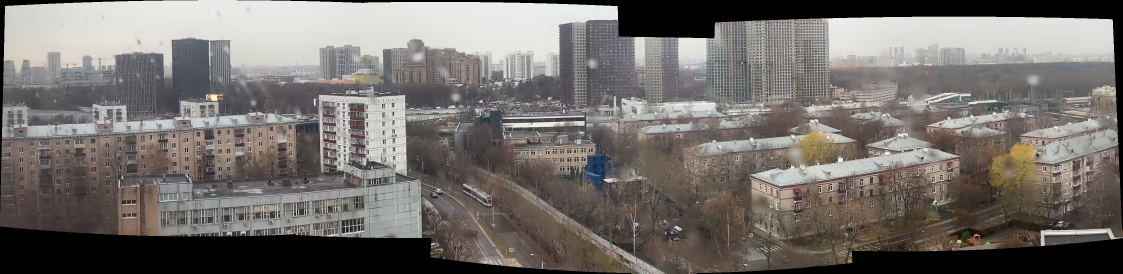
#> input picture stitched_debug.png, 3367 x 820 px, given in place of 101, which was not available (shown at 1/3 size)
$ python multi_cam_stitch.py
#> lines starting #> are read from the running program, lines starting #| are printed output that depends on the picture; after the words box and inside, x2 and y2 are one past the last pixel; in counts of white or black regions, pixels touching at a corner belong together; pictures that were not available may be replaced by others from this repository, and a replacement may not be noted
import cv2
import numpy as np
import glob

CAMERA_SOURCES = [
    "rtsp://admin:kontour1@169.254.43.76:554/Streaming/Channels/101",
    "rtsp://127.0.0.1:8554/stream1",  # временно тот же, для примера
]
NUM_CAMERAS = len(CAMERA_SOURCES)
FRAME_SIZE = (480, 270)  # Размер каждого видео
FONT = cv2.FONT_HERSHEY_SIMPLEX

# Дисторсия — калибровка
def calibrate_camera(chessboard_dir, chessboard_size=(9,6), square_size=25):
    objp = np.zeros((chessboard_size[0]*chessboard_size[1],3), np.float32)
    objp[:,:2] = np.mgrid[0:chessboard_size[0],0:chessboard_size[1]].T.reshape(-1,2)*square_size
    obj_points, img_points = [], []
    images = glob.glob(chessboard_dir + '/*.jpg')
    for fname in images:
        img = cv2.imread(fname)
        gray = cv2.cvtColor(img, cv2.COLOR_BGR2GRAY)
        ret, corners = cv2.findChessboardCorners(gray, chessboard_size)
        if ret:
            obj_points.append(objp)
            img_points.append(corners)
    # Калибровка (если >= 3 изображений)
    if len(obj_points) < 3:
        print("Недостаточно шахматных досок для калибровки.")
        return None, None, None, None
    ret, mtx, dist, rvecs, tvecs = cv2.calibrateCamera(obj_points, img_points, gray.shape[::-1], None, None)
    print("Калибровка завершена! (mtx, dist):", mtx, dist)
    return mtx, dist, rvecs, tvecs

def undistort(img, mtx, dist):
    if mtx is None or dist is None:
        return img
    h, w = img.shape[:2]
    newcameramtx, roi = cv2.getOptimalNewCameraMatrix(mtx, dist, (w,h), 1, (w,h))
    dst = cv2.undistort(img, mtx, dist, None, newcameramtx)
    x,y,w,h = roi
    return dst[y:y+h, x:x+w]

def main():
    chessboard_dir = 'calib_imgs' # тут нужна папка с изображениями доски
    mtx, dist, _, _ = calibrate_camera(chessboard_dir)

    print("Открытие 4-х видео...")
    caps = [cv2.VideoCapture(src) for src in CAMERA_SOURCES]
    if not all(cap.isOpened() for cap in caps):
        print("Ошибка открытия видео."); return

    print("Запуск цикла панорамы с дисторсией...")
    frame_num = 0
    while True:
        frames = []
        for idx, cap in enumerate(caps):
            ret, frame = cap.read()
            if not ret:
                print("Видео закончилось."); return
            # Применяем дисторсию
            frame = undistort(frame, mtx, dist)
            frame = cv2.resize(frame, FRAME_SIZE)
            # Добавляем подпись
            label = f"CAM {idx+1}"
            frame = cv2.putText(
                frame, label, (15, 35), FONT, 0.6, (255,0,0), 1, cv2.LINE_AA
            )
            frames.append(frame)
#> this loop made 2 passes
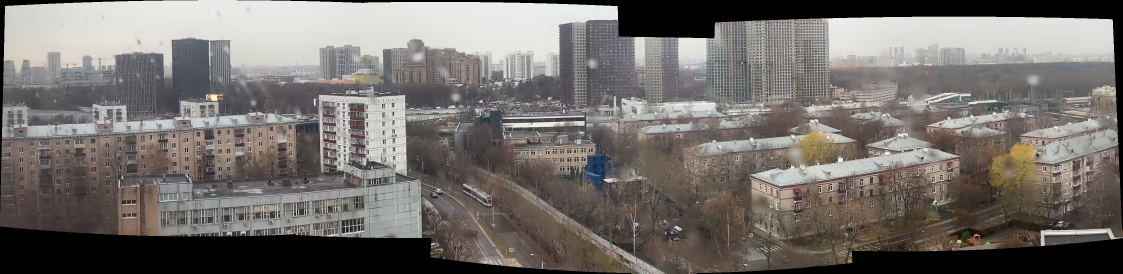
#> input picture stitched_debug.png, 3367 x 820 px, given in place of 101, which was not available (shown at 1/3 size)
#> pass 1, in main, `frame = cv2.resize(frame, FRAME_SIZE)`:
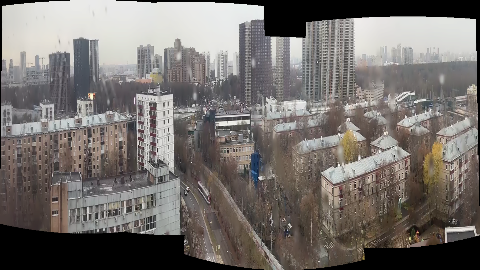
#> frame: shape (270, 480, 3); mean B, G, R 109, 112.4, 117.4
#> pass 1, in main, `frame = cv2.putText( frame, label, (15, 35), FONT, 0.6, (255,0,0), 1, ..`:
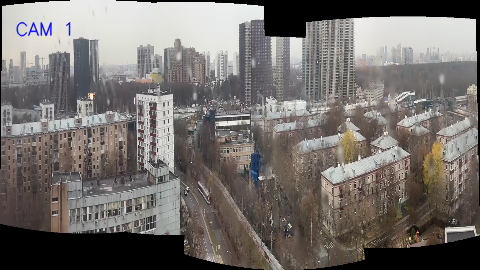
#> frame: shape (270, 480, 3); 0.27% of pixels changed, all inside (x1, y1, x2, y2) = (16, 21, 71, 37)
#> after the loop, frames = 2 items
        panorama = np.hstack(frames)
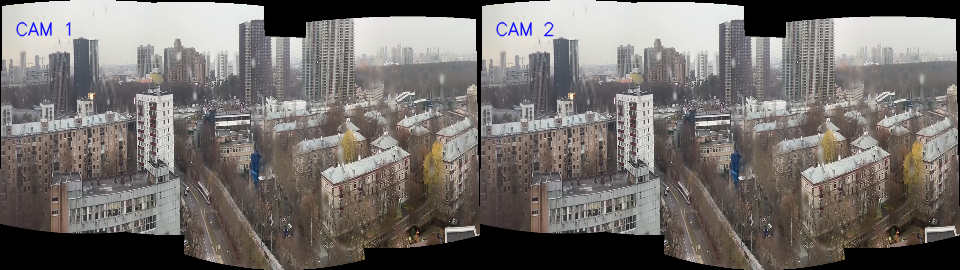
#> panorama: shape (270, 960, 3); mean of channels 0, 1, 2 109, 112.1, 117.1; drawn as B, G, R
        cv2.imshow("PANORAMA W/ LABELS & DISTORTION", panorama)
        frame_num += 1
        if cv2.waitKey(1) & 0xFF == ord('q'): break
#> (key q is pressed here)

    for cap in caps: cap.release()
    cv2.destroyAllWindows()

if __name__ == "__main__":
    main()
